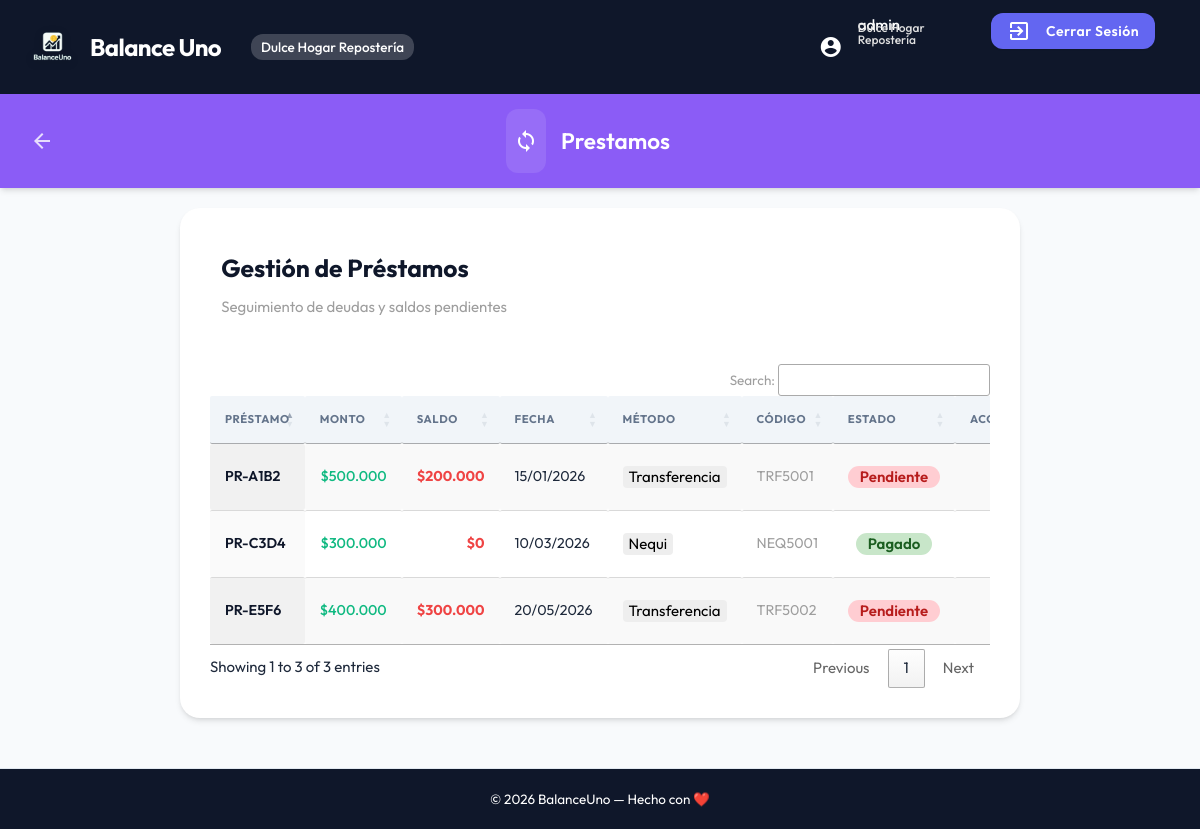
The page /public/index.php?action=loans (signed in) on the database its author committed.
### tables this page shows
CREATE TABLE loans (
  id INT AUTO_INCREMENT PRIMARY KEY,
  company_id INT NOT NULL,
  date DATE NOT NULL,
  loan VARCHAR(50) NOT NULL,
  amount DECIMAL(12, 2) NOT NULL,
  payment_method ENUM('Efectivo', 'Nequi', 'Transferencia') NOT NULL,
  code VARCHAR(50) DEFAULT NULL,
  status ENUM('Pendiente', 'Pagado') DEFAULT 'Pendiente',
  created_at TIMESTAMP DEFAULT CURRENT_TIMESTAMP,
  updated_at TIMESTAMP DEFAULT CURRENT_TIMESTAMP ON UPDATE CURRENT_TIMESTAMP,
  deleted_at TIMESTAMP NULL DEFAULT NULL,
  FOREIGN KEY (company_id) REFERENCES companies(id),
  UNIQUE KEY uk_company_loan (company_id, loan),
  INDEX idx_company_deleted (company_id, deleted_at)
);

### app/controllers/LoansController.php (called while the page is built, shortened)
<?php
class LoansController
{
    private $model;
    public function __construct($db)
    {
        $this->model = new Loan($db);
    }
    public function index()
    {
        $loans = $this->model->getAll();
        include __DIR__ . '/../../views/loans.php';
    }
}

### app/Router.php (called while the page is built, shortened)
<?php
class Router
{
    private $db;
    public function __construct()
    {
        $this->db = Database::getConnection();
    }
    public function handleRequest($action)
    {
        $route = $this->routes[$action];
        $methodName = $route['method'];
        $controller = new $controllerName($this->db);
        $args = [];
        try {
            call_user_func_array([$controller, $methodName], $args);
        } catch (\Exception $e) {
            $this->handleError($e->getMessage());
        }
    }
}

### public/index.php (called while the page is built, shortened)
<?php
$router = new Router();
$action = $_GET['action'] ?? 'dashboard';
$router->handleRequest($action);

### app/models/BaseModel.php (called while the page is built, shortened)
<?php
class BaseModel
{
    protected ?int $companyId;
    public function __construct($db, $table)
    {
        $this->db = $db;
        $this->companyId = $_SESSION['company_id'] ?? null;
    }
    protected function getCompanyId(): int
    {
        return $this->companyId;
    }
}

### app/models/Loan.php (called while the page is built, shortened)
<?php
class Loan extends BaseModel
{
    public function getAll()
    {
        $stmt = $this->db->prepare("SELECT l.id, l.loan, l.amount, l.date, l.payment_method, l.code, l.status,
               COALESCE(SUM(e.amount), 0) AS pagado,
               (l.amount - COALESCE(SUM(e.amount),0)) AS saldo
        FROM loans l
        LEFT JOIN expenses e
               ON l.id = e.loan_id AND e.deleted_at IS NULL AND e.company_id = :company_id2
        WHERE l.deleted_at IS NULL AND l.company_id = :company_id
        GROUP BY l.id, l.loan, l.amount, l.payment_method, l.code, l.status
        ORDER BY l.created_at DESC;");
        $stmt->execute([
            ':company_id' => $this->getCompanyId(),
            ':company_id2' => $this->getCompanyId()
        ]);
        return $stmt->fetchAll(PDO::FETCH_ASSOC);
    }
}

### views/loans.php (the view, shortened to what this page needs)
<?php
include __DIR__ . '/partials/header.php';
include __DIR__ . '/partials/navbar.php';
?>
<section id="main" class="container">
    <div class="dashboard-box">
        <div class="row" style="margin-bottom: 30px;">
            <div class="col s12 m6">
                <h5 style="font-weight: 700; color: var(--primary);">Gestión de Préstamos</h5>
                <p class="grey-text">Seguimiento de deudas y saldos pendientes</p>
            </div>
        </div>
        <table id="loansTable" class="highlight display nowrap" style="width:100%">
            <thead>
                <tr>
                    <th>Préstamo</th>
                    <th class="right-align">Monto</th>
                    <th class="right-align">Saldo</th>
                    <th>Fecha</th>
                    <th>Método</th>
                    <th>Código</th>
                    <th class="center-align">Estado</th>
                    <th class="center-align">Acciones</th>
                </tr>
            </thead>
            <tbody>
                <?php foreach ($loans as $loan): ?>
                    <tr>
                        <td style="font-weight: 600; color: var(--primary);"><?= htmlspecialchars($loan['loan']) ?></td>
                        <td class="right-align accent-color-text" style="font-weight: 500;">
                            $<?= number_format($loan['amount'], 0, ",", ".") ?>
                        </td>
                        <td class="right-align error-color-text" style="font-weight: 700;">
                            $<?= number_format($loan['saldo'], 0, ",", ".") ?>
                        </td>
                        <td><?= date('d/m/Y', strtotime($loan['date'])) ?></td>
                        <td>
                            <span class="badge grey lighten-3 black-text" style="float: none; border-radius: 4px;">
                                <?= htmlspecialchars($loan['payment_method']) ?>
                            </span>
                        </td>
                        <td class="grey-text"><?= $loan['payment_method'] === 'Efectivo' ? '-' : htmlspecialchars($loan['code']) ?></td>
                        <td class="center-align">
                            <?php if ($loan['status'] === 'Pendiente'): ?>
                                <span class="badge red lighten-4 red-text text-darken-4" style="float: none; border-radius: 20px; padding: 0 12px; font-weight: 600;">Pendiente</span>
                            <?php else: ?>
                                <span class="badge green lighten-4 green-text text-darken-4" style="float: none; border-radius: 20px; padding: 0 12px; font-weight: 600;">Pagado</span>
                            <?php endif; ?>
                        </td>
                        <td class="center-align">
                            <a href="#modalLoanHistory" class="btn-flat waves-effect modal-trigger btn-view-history" style="color: var(--loans);"
                                data-id="<?= $loan['id'] ?>"
                                data-loan="<?= htmlspecialchars($loan['loan']) ?>">
                            </a>
                        </td>
                    </tr>
                <?php endforeach; ?>
            </tbody>
        </table>
    </div>
</section>
<?php
include __DIR__ . '/partials/footer.php';
include __DIR__ . '/partials/scripts.php';
?>

### public/css/custom.css (style rules this page uses)
:root { --primary: #0f172a; --primary-light: #1e293b; --secondary: #6366f1; --accent: #10b981; --error: #ef4444; --warning: #f59e0b; --info: #3b82f6; --loans: #8b5cf6; --bg-app: #f8fafc; --text-main: #1e293b; --text-muted: #64748b; --white: #ffffff; --shadow-sm: 0 1px 2px 0 rgb(0 0 0 / 0.05); --shadow-md: 0 4px 6px -1px rgb(0 0 0 / 0.1), 0 2px 4px -2px rgb(0 0 0 / 0.1); --shadow-lg: 0 10px 15px -3px rgb(0 0 0 / 0.1), 0 4px 6px -4px rgb(0 0 0 / 0.1); --transition: all 0.3s cubic-bezier(0.4, 0, 0.2, 1); }
body { font-family: "Outfit", sans-serif; }
html, body { margin: 0; padding: 0; width: 100%; height: 100%; background-color: var(--bg-app); color: var(--text-main); }
body.container { width: 100%; max-width: none !important; display: flex; flex-direction: column; min-height: 100vh; }
#main { flex: 1; padding: 20px 0; }
.dashboard-box { background: var(--white); border-radius: 20px; padding: 30px; margin-bottom: 30px; box-shadow: var(--shadow-md); }
thead { background: #f1f5f9; }
th { text-transform: uppercase; font-size: 0.75rem; letter-spacing: 0.05em; color: var(--text-muted); padding: 15px !important; }
td { padding: 15px !important; font-size: 0.95rem; }
.error-color-text { color: var(--error) !important; }
.accent-color-text { color: var(--accent) !important; }
.dashboard-box { overflow-x: hidden; }

### rows shown on the page
loans: loan "PR-C3D4", amount "300.000", saldo "0", date "10/03/2026", payment_method "Nequi", code "NEQ5001", status "Pagado"
loans: loan "PR-A1B2", amount "500.000", saldo "200.000", date "15/01/2026", payment_method "Transferencia", code "TRF5001", status "Pendiente"
loans: loan "PR-E5F6", amount "400.000", saldo "300.000", date "20/05/2026", payment_method "Transferencia", code "TRF5002", status "Pendiente"

### other values the page prints
$_SESSION['company_name'] "Dulce Hogar Repostería"
$_SESSION['username'] "admin"
$pageTitle "Prestamos"
